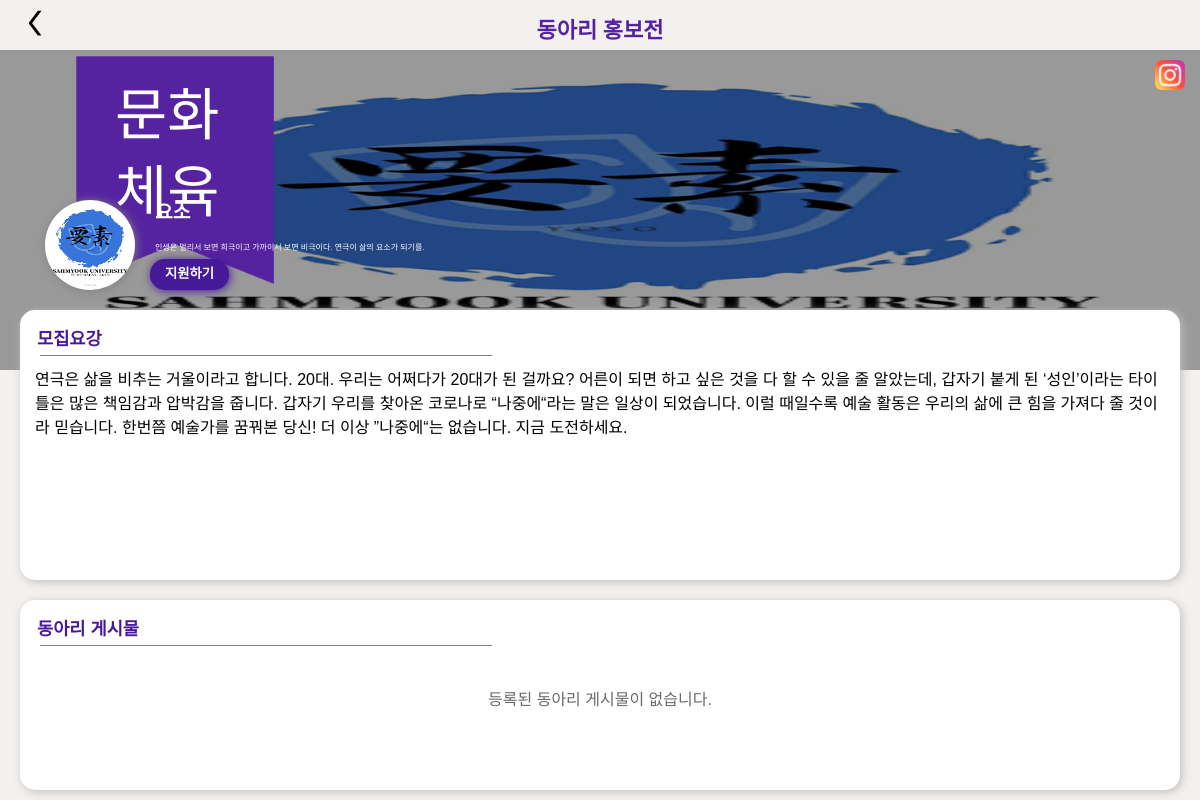
/club/post/25/, run on an earlier commit of the app's database.
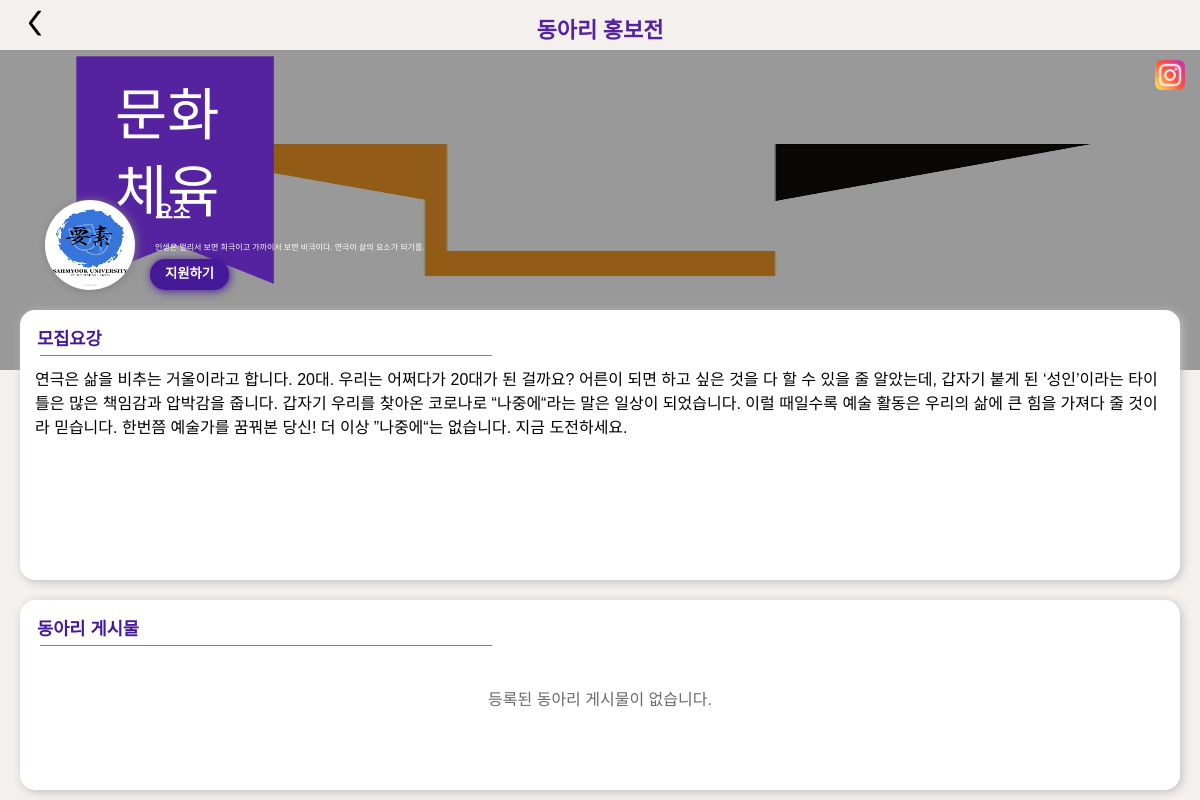
And on a later commit of the database.
### base/models.py (models this page shows, shortened)
class Clubs(models.Model):
    club_id = models.AutoField(primary_key=True)
    club_name = models.CharField(max_length=200, blank=True, null=True)
    main_club = models.IntegerField(blank=True, null=True)
    club_desc = models.CharField(max_length=200, blank=True, null=True)
    user = models.ForeignKey(AuthUser, models.DO_NOTHING, blank=True, null=True)
    club_type = models.ForeignKey(ClubTypes, models.DO_NOTHING)
    club_img = models.ImageField(upload_to='images/', blank=True, null=True) # 활동사진
    club_logo = models.ImageField(upload_to='images/', blank=True, null=True) #로고
    rank = models.IntegerField(blank=True, null=True)
    sns_link = models.CharField(max_length=500, blank=True, null=True) # 여분
    instagram_link = models.CharField(max_length=500, blank=True, null=True)
    facebook_link = models.CharField(max_length=500, blank=True, null=True)
    youtube_link = models.CharField(max_length=500, blank=True, null=True)
    form_link = models.CharField(max_length=500, blank=True, null=True)
    recruitment_content = models.TextField(blank=True, null=True)

### post/views/postView.py (the view)
# urls.py: 2. Add a URL to urlpatterns:  path('', views.home, name='home')
def home(request, club_id):
    posts = Posts.objects.filter(club_id=club_id)
    club = Clubs.objects.get(club_id=club_id)
    return render(request, 'post/home.html', {'posts':posts, 'club_id':club_id, 'club':club})

### post/templates/post/home.html (shortened to what this page needs)
<!DOCTYPE html>
{% load static %}
<html lang="en">
<head>
    <link rel="stylesheet" href="{% static 'home.css' %}">
    <link rel="stylesheet" type="text/css" href="//cdn.jsdelivr.net/npm/slick-carousel@1.8.1/slick/slick.css" />
    <link rel="stylesheet" href="https://cdn.jsdelivr.net/npm/@fortawesome/fontawesome-free@5.15.4/css/fontawesome.min.css">
</head>
<body>
    <nav_club>
        <a href="javascript:history.back();" class="href"><img src="{% static 'update_close.png' %}" class="update_img"></a>
        <a href="{% url 'home1' %}" style="text-decoration: none;"><h1 class="nav-title" style="font-weight: bold; font-family:'twaysky';">동아리 홍보전</h1></a>
    </nav_club>
    <img src="{{club.club_img.url}}" style="position: absolute; z-index: 0; width:100%; height:40%; top:50px;">
    <div class="background-img">
    </div>
    <main_club>
        <a class="top_bookmark">
            {% if club.club_type_id == 1 %}
            <img src="{% static '문화체육.svg' %}" alt="문화체육로고" class="top_bookmark">
            {% elif club.club_type_id == 2 %}
            <img src="{% static '학술분과.svg' %}" alt="학술분과로고" class="top_bookmark">
            {% elif club.club_type_id == 3 %}
            <img src="{% static '종교봉사.svg' %}" alt="종교봉사로고" class="top_bookmark">
            {% else %}
            <img src="{% static '기타분과.svg' %}" alt="기타로고" class="top_bookmark">
            {% endif %}
        </a>
        {%if club.instagram_link %}
        <a class="top_instagram" target="_blank" href="{{club.instagram_link}}">
            <img src="{% static 'top_instagram.png' %}" alt="ig로고" class="top_instagram">
        </a>
        {% endif %}
        <article_main_club>
            <img src="{{club.club_logo.url}}" class="static">
            <h1 class="main-title" style="font-family: 'Noto Sans CJK KR-Bold', sans-serif;">{{club.club_name}}</h1>
            <p class="intro" style="font-family: 'Noto Sans CJK KR-Regular', sans-serif;">{{club.club_desc}}</p>
            <input type="button" name="submit" class="button_a" value="지원하기"
                style="font-family: 'Noto Sans CJK KR-Medium', sans-serif;">
        </article_main_club>
    </main_club>
    <section_club>
        <article_section_club>
            <p class="club-title" style="font-family: 'Noto Sans CJK KR-Bold', sans-serif;">모집요강
            </p>
                <p style="overflow:auto; height: 80%; font-size: 1em; margin: 0; font-family: 'Noto Sans CJK KR-Regular', sans-serif; white-space: pre-wrap;">{{club.recruitment_content}}</p>
        </article_section_club>
    </section_club>
    <div_club>
        <p class="club-title" style="font-family: 'Noto Sans CJK KR-Bold', sans-serif;">동아리 게시물
        </p>
        {% if posts %}
        <!--<img src="{% static 'post_left.png' %}" id='slick-prev' style="width: 10%; position: absolute; bottom: 30%; z-index: 2; transform: translate(-40%);">
        <img src="{% static 'post_right.png' %}" id='slick-next' style="width: 10%; position: absolute; right:0; bottom: 30%; z-index: 2; transform: translate(40%);">-->
        <div class="gallery" style="overflow:auto; height: 80%; padding: 0px; position: relative; z-index: 0;">
            {% for post in posts %}
            <a href="{% url 'detail' club_id post.post_id %}">
            <div>
                <p style="background-color: #160f07; font-family: 'Noto Sans CJK KR-Regular', sans-serif;
                position: relative; position: absolute; bottom: 10px; z-index: 1; width: 220px; height: 30px; opacity: 0.8;
                color: white; font-size: 1em; margin: 0;">{{post.post_title}}</p>
                <img src="{{ post.post_img.url }}" style="width: 220px; height: 120px; border-radius: 5px;">
            </div>
            </a>
        {% endfor %}
        </div>
        {% else %}
        <h1 style="color: #6a6a6a; font-size:1em; text-align:center; position: relative; top:30px;
         margin: 0; font-family: 'Noto Sans CJK KR-Medium', sans-serif; font-weight:lighter;">등록된 동아리 게시물이 없습니다.</h1>
        {% endif %}
    </div_club>
</body>
</html>

What changed in the data, as far as the page shows it:
changed Clubs "요소": club_img: a different picture
